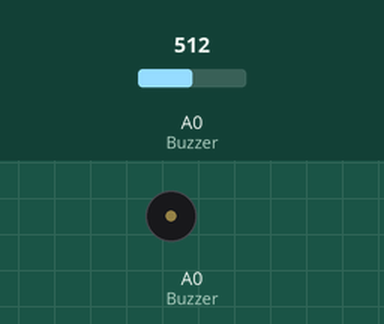
This sketch was run on a simulated Arduino Uno, built with avr-gcc and run on an emulated ATmega328P. Parts: buzzer (waves = sounding). The inputs (shaded band) are chosen by the test bench; at power-on: A0 (Buzzer) = 512.

Above: at 1.2 s.
1.3 s: A0 (Buzzer) set to 489
At 2.2 s:
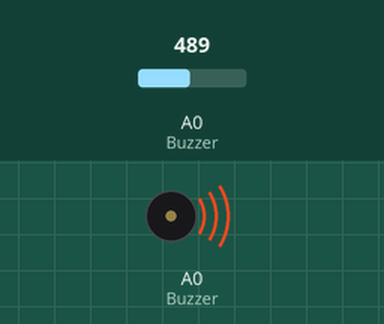
4.3 s: A0 (Buzzer) set to 510
At 5.5 s:
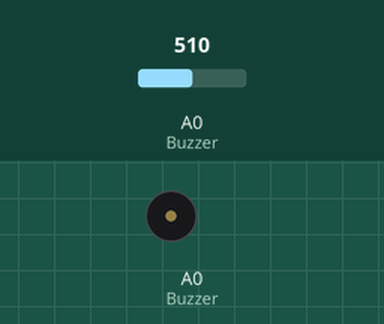
5.9 s: A0 (Buzzer) set to 490
At 6.8 s:
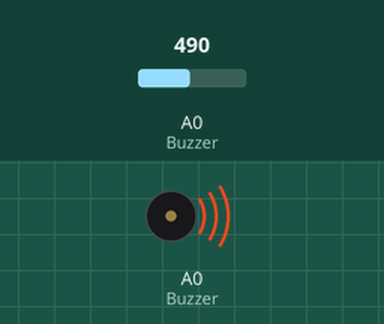
8.9 s: A0 (Buzzer) set to 511
At 10.2 s:
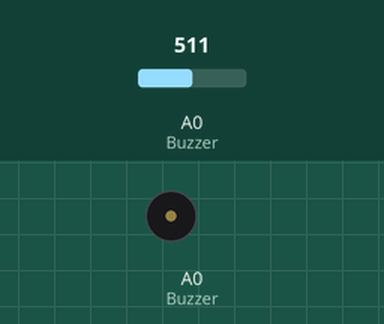
Timing chart, 0 to 11.5 s (numbered marks = the images above; inputs shaded):
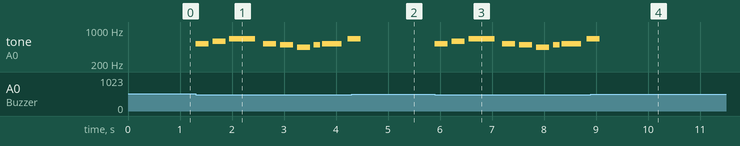

The sketch:

MUSUC.ino
```cpp
/*  音樂盒程式 歌曲：新不了情  (採用存放在 程式記憶體的方式)  by 梅克2工作室
    回憶過去痛苦的相思忘不了為何你還來撥動我心跳  */

#include <avr/pgmspace.h>
#include "pitches.h"    // 引入音調的標頭檔 (包含8個八度音)
const byte Buzzer = 14; // 蜂鳴器的接腳 D10
const int rhythm = 500;	// 定義每1拍的音長(ms)
char index;		// 音樂盒資料的讀取指標
int SoundLeng;		// 音長的變數
int song_tone;		// 音高的變數

// 宣告歌譜的陣列資料, 第一筆為音高, 第二筆為音長, 結束代碼為-1
const float song[] PROGMEM = {_C5,0.5,
_D5,0.5,	_E5,1,  _C5,0.5,		_B4,0.5,	_A4,0.5,	_B4,0.25,
_C5,0.75,	_E5,0.5,	_D5,1,	_B4,0.5, _A4,0.5,  _G4,0.5,  _A4,0.25,  _B4,0.75,
_D5,0.5,  _C5,1,  0,0.5,  _C5,0.25,_B4,0.25, _C5,1,  0,0.25,  _A4,0.25, _A4,0.25,  _B4,0.25,  _C5,0.5,   _B4,0.5,
_A4,0.5, _G4,0.5,  0,1,  _C5,0.5,   _D5,0.5, _E5,1, _C5,0.5,  _B4,0.5,  _A4,0.5,   _B4,0.25, _C5,0.75, _E5,0.5,  _D5,1,  _B4,0.5,   _A4,0.5,
_GS4,0.5, _F5,0.5,  _E5,0.5,  _B4,0.5,   _C5,1,0,3
-1 };

void setup() {
  pinMode(Buzzer,OUTPUT);
}

void loop() {
  index=0;      //指標歸 0, 從歌曲陣列song的第 0 筆開始讀取並發音
  while (1) {
    if(analogRead(A0)>500) break;
    song_tone = pgm_read_float(&song[index]);			//讀出歌曲陣列中的音高
    index++;    //指標加 1
    SoundLeng = pgm_read_float(&song[index])*rhythm;		//讀出音長並計算
    index++;    //指標加 1
    if (song_tone==-1)				//若是結束代碼-1, 則跳出 while 迴圈
        break;
    else if (song_tone==0)			//休止符的處理
        delay(SoundLeng*1.3);			//暫停指定的音長時間(不發聲)
    else {
        tone(Buzzer, song_tone, SoundLeng);	//讀出音高對應的頻率並發聲
        delay(SoundLeng*1.3);			//暫停指定的音長時間
    }
  }
}
```

pitches.h
```cpp
/*************************************************
 * Public Constants
 *************************************************/

#define _B0  31
#define _C1  33
#define _CS1 35
#define _D1  37
#define _DS1 39
#define _E1  41
#define _F1  44
#define _FS1 46
#define _G1  49
#define _GS1 52
#define _A1  55
#define _AS1 58
#define _B1  62
#define _C2  65
#define _CS2 69
#define _D2  73
#define _DS2 78
#define _E2  82
#define _F2  87
#define _FS2 93
#define _G2  98
#define _GS2 104
#define _A2  110
#define _AS2 117
#define _B2  123
#define _C3  131
#define _CS3 139
#define _D3  147
#define _DS3 156
#define _E3  165
#define _F3  175
#define _FS3 185
#define _G3  196
#define _GS3 208
#define _A3  220
#define _AS3 233
#define _B3  247
#define _C4  262
#define _CS4 277
#define _D4  294
#define _DS4 311
#define _E4  330
#define _F4  349
#define _FS4 370
#define _G4  392
#define _GS4 415
#define _A4  440
#define _AS4 466
#define _B4  494
#define _C5  523
#define _CS5 554
#define _D5  587
#define _DS5 622
#define _E5  659
#define _F5  698
#define _FS5 740
#define _G5  784
#define _GS5 831
#define _A5  880
#define _AS5 932
#define _B5  988
#define _C6  1047
#define _CS6 1109
#define _D6  1175
#define _DS6 1245
#define _E6  1319
#define _F6  1397
#define _FS6 1480
#define _G6  1568
#define _GS6 1661
#define _A6  1760
#define _AS6 1865
#define _B6  1976
#define _C7  2093
#define _CS7 2217
#define _D7  2349
#define _DS7 2489
#define _E7  2637
#define _F7  2794
#define _FS7 2960
#define _G7  3136
#define _GS7 3322
#define _A7  3520
#define _AS7 3729
#define _B7  3951
#define _C8  4186
#define _CS8 4435
#define _D8  4699
#define _DS8 4978
```

Measured:
- the behaviour switches between 501 and 500 on A0 (Buzzer) (found by bisection; images 0 and 1)
- after the input at 1.3 s, tone on A0 (Buzzer): plays 523 Hz for 0.25 s, 587 Hz for 0.25 s, 659 Hz for 0.50 s, 523 Hz for 0.25 s, 494 Hz for 0.25 s, 440 Hz for 0.25 s … (9 notes in this stretch), starting at once
- after the input at 4.3 s, tone on A0 (Buzzer): goes on until 4.5 s, then stays silent
- after the input at 5.9 s, tone on A0 (Buzzer): plays 523 Hz for 0.25 s, 587 Hz for 0.25 s, 659 Hz for 0.50 s, 523 Hz for 0.25 s, 494 Hz for 0.25 s, 440 Hz for 0.25 s … (9 notes in this stretch), starting at once
- after the input at 8.9 s, tone on A0 (Buzzer): goes on until 9.1 s, then stays silent
